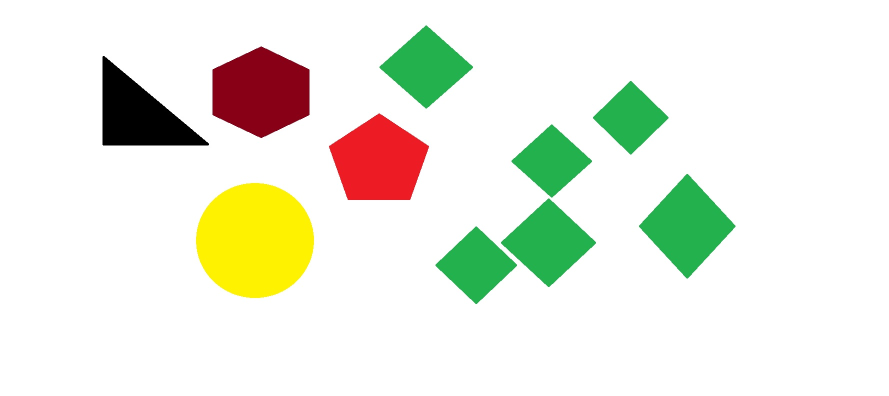
#> input picture OpenCV course/imageOS.jpg, 1778 x 792 px (shown at 1/2 size)
$ python contourAndShapeDetection.py
#> lines starting #> are read from the running program, lines starting #| are printed output that depends on the picture; after the words box and inside, x2 and y2 are one past the last pixel; in counts of white or black regions, pixels touching at a corner belong together
from resizeFunc import *
from matplotlib import pyplot as plt


# new_image = resize_img("image.jpg", 15)

new_image = cv2.imread("imageOS.jpg", cv2.IMREAD_UNCHANGED)
#> new_image is the input picture: shape (792, 1778, 3); mean B, G, R 224.1, 237.2, 234.7

gray = cv2.cvtColor(new_image, cv2.COLOR_BGR2GRAY)
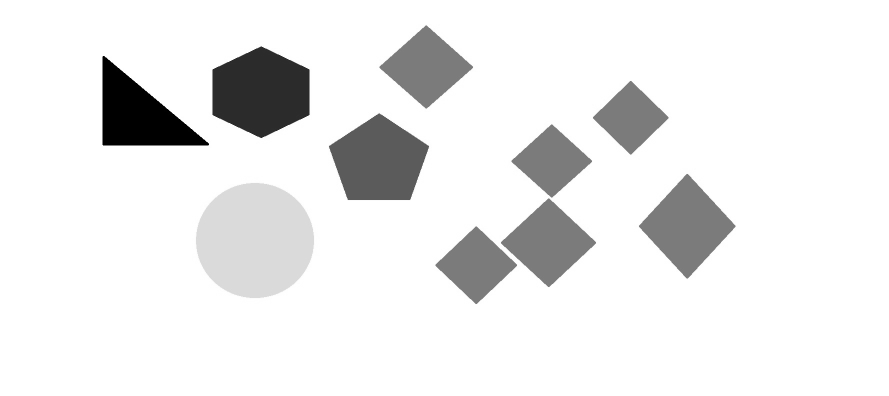
#> gray: shape (792, 1778) (shown at 1/2 size); min 0, max 255, mean 235

#Setting Threshold of the gray scale image

ret, thresh = cv2.threshold(gray, 127, 255, cv2.THRESH_BINARY)
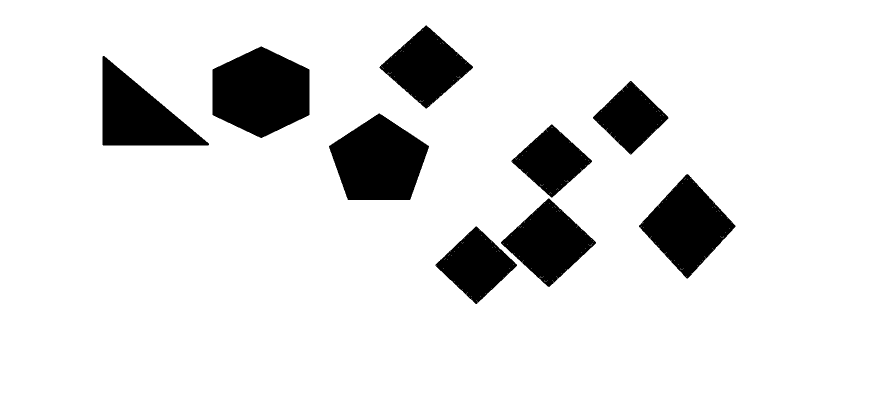
#> thresh: shape (792, 1778) (shown at 1/2 size); 88.6% white; 9 black regions


# find contours function

contours, hierarchy = cv2.findContours(thresh,cv2.RETR_TREE,cv2.CHAIN_APPROX_SIMPLE)
#> contours = 259 contours, 249 with area under 20; largest, box (x1, y1, x2, y2) and area: (0, 0, 1778, 792) 1405607, (424, 92, 620, 277) 26942, (657, 226, 859, 401) 24392, (1277, 347, 1472, 558) 20790, (204, 111, 419, 292) 20047

i = 0
for contour in contours:
    if i == 0:
        i = 1
        continue
    appox = cv2.approxPolyDP(contour, 0.01*cv2.arcLength(contour, True), True)

    cv2.drawContours(new_image, [contour],0, (255,50,255),5)

#finding a center of different shapes

    M = cv2.moments(contour)
    if M['m10'] != 0.0:
        x = int(M['m10']/M['m00'])
        y = int(M['m01']/M['m00'])

#putting names of the shapes inside the corresponding shapes
    if len(appox) == 3:
        cv2.putText(new_image, 'Triange', (x,y), cv2.FONT_HERSHEY_SIMPLEX, 0.6, (0,255,255), 2)
    elif len(appox) == 4:
        cv2.putText(new_image, 'Quadrilateral', (x,y), cv2.FONT_HERSHEY_SIMPLEX, 0.6, (50,5,255), 2)
    elif len(appox) == 5:
        cv2.putText(new_image, 'Pentagon', (x,y), cv2.FONT_HERSHEY_SIMPLEX, 0.6, (100,255,255), 2)
    elif len(appox) == 6:
        cv2.putText(new_image, 'Hexagon', (x,y), cv2.FONT_HERSHEY_SIMPLEX, 0.6, (0,255,255), 2)
    else:
        cv2.putText(new_image, 'circle', (x,y), cv2.FONT_HERSHEY_SIMPLEX, 0.6, (255,5,255), 2)
#> this loop made 259 passes
#> (appox, x, y) on passes 2, 37: ([[951, 452], [1034, 529], [953, 608], [870, 531]], 952, 529), ([[1096, 396], [1192, 484], [1098, 574], [1001, 486]], 1096, 485)
#> (contour, i) on pass 1: ([[0, 0], [0, 791], [1777, 791], [1777, 0]], 1)
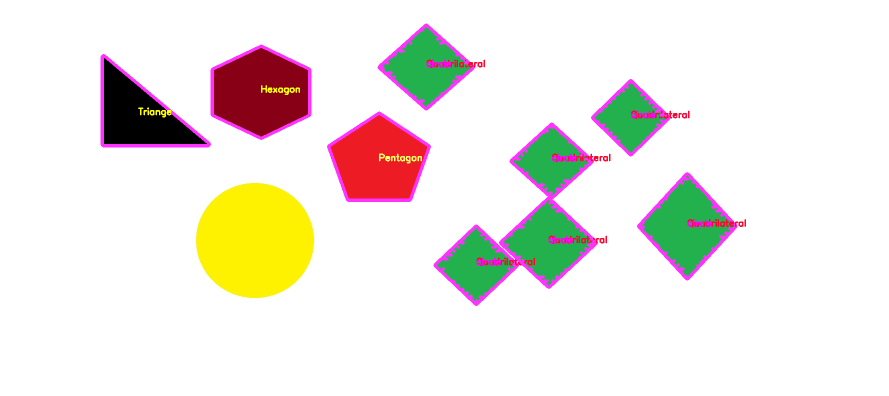
#> new_image: shape (792, 1778, 3) (shown at 1/2 size); 3.04% of pixels changed, all inside (x1, y1, x2, y2) = (201, 47, 1492, 612)
#> after the loop, i = 1


cv2.imshow("Shapes", new_image)
cv2.waitKey(0)
cv2.destroyAllWindows()
